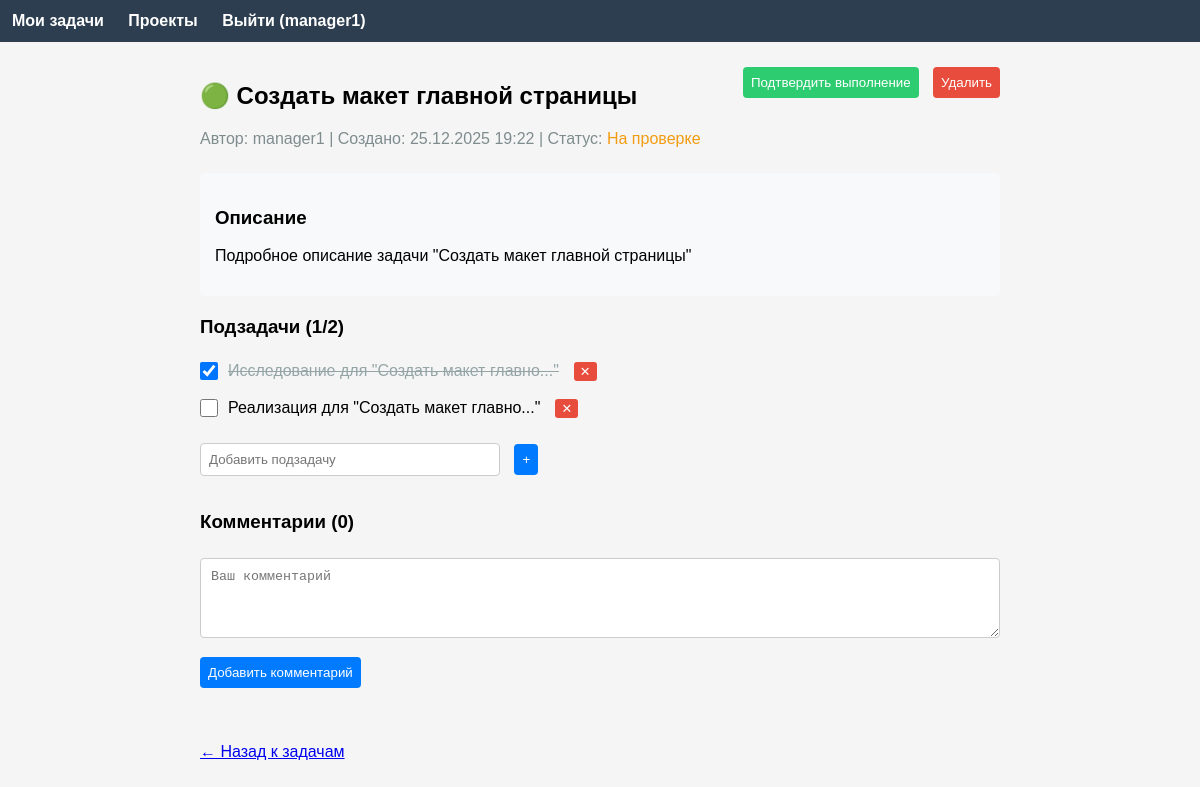
The page /task/1 (signed in) on the database its author committed.
### app/models.py (models this page shows, shortened)
class User(UserMixin, db.Model):
    id = db.Column(db.Integer, primary_key=True)
    username = db.Column(db.String(64), index=True, unique=True, nullable=False)
    password_hash = db.Column(db.String(128), nullable=False)
    access_level = db.Column(db.Integer, default=1, nullable=False)
    authored_tasks = db.relationship('Task', back_populates='author', lazy='dynamic')
    assigned_tasks = db.relationship('Task', secondary=task_assignees, back_populates='assignees')
    comments = db.relationship('Comment', back_populates='author', lazy='dynamic')
    authored_projects = db.relationship('Project', back_populates='author', lazy='dynamic')
    def is_admin(self):
        return self.access_level == 0

class Task(db.Model):
    id = db.Column(db.Integer, primary_key=True)
    title = db.Column(db.String(100), nullable=False)
    description = db.Column(db.Text)
    created_at = db.Column(db.DateTime, default=datetime.now)
    completed_at = db.Column(db.DateTime, nullable=True)
    user_id = db.Column(db.Integer, db.ForeignKey('user.id'), nullable=False)
    project_id = db.Column(db.Integer, db.ForeignKey('project.id'), nullable=True)
    status = db.Column(db.String(20), default='todo')
    priority = db.Column(db.Integer, default=2)
    deadline = db.Column(db.Date, nullable=True)
    author = db.relationship('User', back_populates='authored_tasks')
    assignees = db.relationship('User', secondary=task_assignees, back_populates='assigned_tasks')
    project = db.relationship('Project', back_populates='tasks')
    comments = db.relationship('Comment', back_populates='task', cascade='all, delete-orphan')
    subtasks = db.relationship('Subtask', back_populates='task', cascade='all, delete-orphan')
    def is_visible_to(self, user):
        if user.is_admin():
            return True
        return user.id == self.user_id or user in self.assignees
    def get_priority_emoji(self):
        return {1: '🟢', 2: '🟡', 3: '🟠', 4: '🔴'}.get(self.priority, '⚪')
    def get_status_display(self):
        return {
            'todo': 'К выполнению',
            'in_progress': 'В работе',
            'review': 'На проверке',
            'done': 'Готово'
        }.get(self.status, self.status)
    def get_status_color(self):
        return {
            'todo': '#95a5a6',
            'in_progress': '#3498db',
            'review': '#f39c12',
            'done': '#2ecc71'
        }.get(self.status, '#95a5a6')
    def can_approve(self, user):
        if user.is_admin():
            return True
        return user.id == self.user_id

class Subtask(db.Model):
    id = db.Column(db.Integer, primary_key=True)
    title = db.Column(db.String(100), nullable=False)
    completed = db.Column(db.Boolean, default=False)
    task_id = db.Column(db.Integer, db.ForeignKey('task.id'), nullable=False)
    task = db.relationship('Task', back_populates='subtasks')

### app/main/routes.py (the view)
@main.route('/task/<int:id>')
@login_required
def view_task(id):
    task = Task.query.get_or_404(id)
    if not task.is_visible_to(current_user):
        flash('Нет доступа к этой задаче')
        return redirect(url_for('main.tasks'))
    users = User.query.all()
    return render_template('task_detail.html', task=task, users=users)

### app/__init__.py (called while the page is built)
def create_app():
    app = Flask(__name__)
    app.config['SECRET_KEY'] = os.environ.get('SECRET_KEY', 'dev-secret-key')
    app.config['SQLALCHEMY_DATABASE_URI'] = 'sqlite:///task_manager.db'
    app.config['SQLALCHEMY_TRACK_MODIFICATIONS'] = False
    db.init_app(app)
    login_manager.init_app(app)
    login_manager.login_view = 'auth.login'
    from .models import User
    @login_manager.user_loader
    def load_user(user_id):
        return User.query.get(int(user_id))
    from .auth import auth as auth_blueprint
    app.register_blueprint(auth_blueprint)
    from .main import main as main_blueprint
    app.register_blueprint(main_blueprint)
    from .api import api as api_blueprint
    app.register_blueprint(api_blueprint, url_prefix='/api')
    return app

### app/templates/task_detail.html (shortened to what this page needs)
{% extends "base.html" %}
{% block content %}
<div style="max-width:800px; margin:0 auto;">
    <div style="display:flex; justify-content:space-between; align-items:flex-start; margin-bottom:20px;">
        <div>
            <h2>{{ task.get_priority_emoji() }} {{ task.title }}</h2>
            <p style="color:#7f8c8d; margin:5px 0;">
                Автор: {{ task.author.username }} |
                Создано: {{ task.created_at.strftime('%d.%m.%Y %H:%M') }} |
                Статус: <span style="color:{{ task.get_status_color() }};">{{ task.get_status_display() }}</span>
            </p>
        </div>
        <div>
            {% if task.status == 'todo' and task.can_mark_as_done(current_user) %}
                <form method="post" action="{{ url_for('main.mark_task_done', id=task.id) }}" style="display:inline;">
                    <button type="submit">Начать работу</button>
                </form>
            {% elif task.status == 'in_progress' and task.can_mark_as_done(current_user) %}
                <form method="post" action="{{ url_for('main.mark_task_done', id=task.id) }}" style="display:inline;">
                    <button type="submit">Отправить на проверку</button>
                </form>
            {% elif task.status == 'review' and task.can_approve(current_user) %}
                <form method="post" action="{{ url_for('main.approve_task', id=task.id) }}" style="display:inline;">
                    <button type="submit" style="background:#2ecc71;">Подтвердить выполнение</button>
                </form>
            {% endif %}
            {% if task.can_approve(current_user) %}
                <form method="post" action="{{ url_for('main.delete_task', id=task.id) }}" style="display:inline; margin-left:10px;">
                    <button type="submit" onclick="return confirm('Удалить задачу?')" style="background:#e74c3c;">Удалить</button>
                </form>
            {% endif %}
        </div>
    </div>
    {% if task.description %}
    <div style="background:#f8f9fa; padding:15px; border-radius:4px; margin:20px 0;">
        <h3>Описание</h3>
        <p>{{ task.description }}</p>
    </div>
    {% endif %}
    <div style="margin:20px 0;">
        <h3>Подзадачи ({{ task.subtasks|selectattr('completed', 'equalto', true)|list|length }}/{{ task.subtasks|length }})</h3>
        {% if task.subtasks %}
            <div style="margin-top:10px;">
                {% for sub in task.subtasks %}
                    <div style="display:flex; align-items:center; margin:8px 0;">
                        <form method="post" action="{{ url_for('main.toggle_subtask', id=sub.id) }}" style="margin-right:10px;">
                            <input type="checkbox" {% if sub.completed %}checked{% endif %} onchange="this.form.submit()" style="width:18px; height:18px;">
                        </form>
                        <span style="{% if sub.completed %}text-decoration:line-through; color:#95a5a6;{% endif %}">
                            {{ sub.title }}
                        </span>
                        <form method="post" action="{{ url_for('main.delete_subtask', id=sub.id) }}" style="margin-left:15px;">
                            <button type="submit" style="font-size:0.8em; padding:2px 6px; background:#e74c3c; color:white; border:none; border-radius:3px;">✕</button>
                        </form>
                    </div>
                {% endfor %}
            </div>
        {% endif %}
        <form method="post" action="{{ url_for('main.add_subtask', id=task.id) }}" style="margin-top:15px;">
            <input type="text" name="title" placeholder="Добавить подзадачу" style="width:300px; padding:8px; margin-right:10px;" required>
            <button type="submit">+</button>
        </form>
    </div>
    <div style="margin:30px 0;">
        <h3>Комментарии ({{ task.comments|length }})</h3>
        <form method="post" action="{{ url_for('main.add_comment', id=task.id) }}" style="margin-top:20px;">
            <textarea name="content" placeholder="Ваш комментарий" style="width:100%; height:80px; padding:10px; margin-bottom:10px;" required></textarea>
            <button type="submit">Добавить комментарий</button>
        </form>
    </div>
    <a href="{{ url_for('main.tasks') }}" style="display:inline-block; margin-top:20px;">← Назад к задачам</a>
</div>
{% endblock %}

### app/templates/base.html (shortened to what this page needs)
<!DOCTYPE html>
<html lang="ru">
<head>
    <link rel="stylesheet" href="{{ url_for('static', filename='style.css') }}">
</head>
<body>
    <nav>
        {% if current_user.is_authenticated %}
            <a href="{{ url_for('main.tasks') }}">Мои задачи</a>
            <a href="{{ url_for('main.projects') }}">Проекты</a>
            <a href="{{ url_for('auth.logout') }}">Выйти ({{ current_user.username }})</a>
        {% else %}
            <a href="{{ url_for('main.index') }}">Главная</a>
            <a href="{{ url_for('auth.login') }}">Вход</a>
            <a href="{{ url_for('auth.register') }}">Регистрация</a>
        {% endif %}
    </nav>
    <main>
        {% block content %}{% endblock %}
    </main>
</body>
</html>

### app/static/style.css (style rules this page uses)
body { font-family: Arial, sans-serif; margin: 0; padding: 0; background: #f5f5f5; }
nav { background: #2c3e50; padding: 12px; }
nav a { color: white; margin-right: 20px; text-decoration: none; font-weight: bold; }
main { max-width: 900px; margin: 20px auto; padding: 0 15px; }
input, textarea, button, select { margin: 5px 0; padding: 8px; border: 1px solid #ccc; border-radius: 4px; width: 100%; box-sizing: border-box; }
button { background: #007bff; color: white; border: none; cursor: pointer; border-radius: 4px; width: auto; }
form { margin: 0; }
textarea { height: 80px; }

### rows shown on the page
User: username "manager1", author.username "manager1"
Task: get_priority_emoji "🟢", title "Создать макет главной страницы", created_at "25.12.2025 19:22", status "На проверке", description "Подробное описание задачи \"Создать макет главной страницы\""
Subtask: completed "☑", title "Исследование для \"Создать макет главно...\""
Subtask: title "Реализация для \"Создать макет главно...\""

### other values the page prints
{{ task.subtasks|selectattr('completed', 'equalto', true)|list|length }} "1"
{{ task.subtasks|length }} "2"
{{ task.comments|length }} "0"
